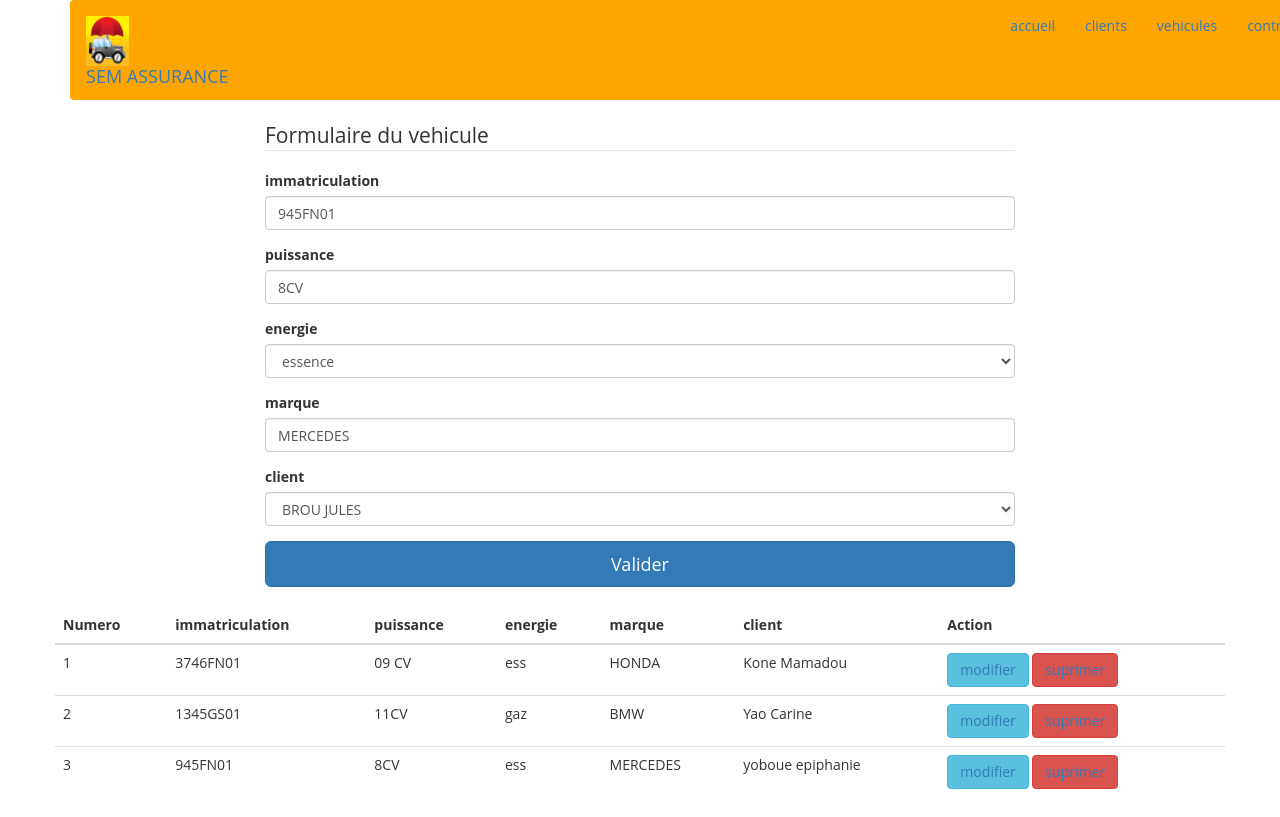
The app's page /vehicules.php?id=3 with its own data.
### tables this page shows
CREATE TABLE `vehicule` (
  `id` int(11) NOT NULL,
  `immatriculation` varchar(100) NOT NULL,
  `puissance` varchar(100) NOT NULL,
  `energie` varchar(100) NOT NULL,
  `marque` varchar(100) NOT NULL,
  `id_client` int(11) NOT NULL
);

CREATE TABLE `clients` (
  `id` int(11) NOT NULL,
  `Nom` varchar(100) NOT NULL,
  `Prenom` varchar(100) NOT NULL,
  `Contact` varchar(100) NOT NULL
);

### vehicules.php (the view, shortened to what this page needs)
<?php include('connection.php');
	if (isset($_GET['id'])){
		$update= "SELECT * FROM vehicule WHERE id=".($_GET['id']);
		$res=mysqli_query($link ,$update);
		$dataU= mysqli_fetch_array($res);
	}
?>
<!DOCTYPE html>
<html lang="">
	<head>
		<link rel="stylesheet" href="css/bootstrap.css" >
		<link rel="stylesheet" href="css/styles.css" >
	</head>
	<body>
		<div class="container">
			<?php include('menu.php');?>
			<div class="row">
				<div class="col-md-2"></div>
				<div class="col-md-8">
					<form action="" method="POST" role="form" enctype="multipart/form-data">
						<legend>Formulaire du vehicule</legend>
						<div class="form-group">
							<label for="">immatriculation</label>
							<input name="immatriculation" type="text" class="form-control" id="" placeholder="immatriculation " value="<?php if(isset($_GET['id'])){ echo $dataU['immatriculation'];} ?>" required>
						</div>
						<div class="form-group">
							<label for="">puissance</label>
							<input value="<?php if(isset($_GET['id'])){ echo $dataU['puissance'];} ?>" name="puissance" type="text" class="form-control" id="" placeholder="puissance">
						</div>
						<div class="form-group">
							<label for="">energie</label>
							<select name="energie" class="form-control" id="" placeholder="energie">
								<option value="ess">
								essence
								</option >
							</select>
						</div>
						<div class="form-group">
							<label for="">marque</label>
							<input value="<?php if(isset($_GET['id'])){ echo $dataU['marque'];} ?>" name="marque" type="text" class="form-control" id="" placeholder="marque">
						</div>
						<div class="form-group">
							<label for="">client</label>
							<select name="client" class="form-control">
					<?php
					$sqlcategorie="SELECT * FROM clients";
					$repcategorie=mysqli_query($link,$sqlcategorie);
					while ($datacat=mysqli_fetch_array($repcategorie)) {
						?>
						<option value="<?php echo $datacat['id'];?>">
						<?php echo $datacat['Nom']." ".$datacat['Prenom'];?>
						</option>
						<?php
					}
					?>
							</select>
						</div>
						<button name="btnValider" type="submit" class="btn btn-primary btn-lg btn-block">Valider</button>
					</form>
				</div>
				<div class="col-md-2"></div>
			</div>
<br>
			<div class="row">
				<table class="table">
					<thead>
						<tr>
							<th>Numero</th>
							<th>immatriculation</th>
							<th>puissance</th>
							<th>energie</th>
							<th>marque</th>
							<th>client</th>
							<th>Action</th>
						</tr>
					</thead>
					<tbody>
						<?php
							$n=1;
							$list=" SELECT
										immatriculation,
										vehicule.id,
										puissance,
										energie,
										marque,
										clients.Nom,
										clients.Prenom
									FROM vehicule
									INNER JOIN clients
									ON clients.id = vehicule.id_client";
							$res= mysqli_query($link,$list);
							while ($data = mysqli_fetch_array($res)){
							 ?>
						<tr>
							<td> <?php echo $n; ?> </td>
							<td><?php echo $data['immatriculation']; ?></td>
							<td><?php echo $data['puissance']; ?></td>
							<td><?php echo $data['energie']; ?></td>
							<td><?php echo $data['marque']; ?></td>
							<td><?php echo $data['Nom']." ".$data['Prenom']; ?></td>
							<td>
								<button type="button" class="btn btn-info"><a href="?id=<?php echo $data['id']; ?>">modifier</a></button>
								<button type="button" class="btn btn-danger"><a href="?sup=<?php echo $data['id']; ?>">suprimer</a></button>
							</td>
						</tr>
						<?php $n++;
						 } ?>
					</tbody>
				</table>
			</div>
		</div>
	</body>
</html>

### css/styles.css (style rules this page uses)
body { background-image: url(../img/grid.jpg); font-family: 'Open Sans',sans-serif; }

### records on screen
vehicule: immatriculation "945FN01", puissance "8CV", marque "MERCEDES", energie "ess", id_client.Nom "yoboue", id_client.Prenom "epiphanie"
vehicule: immatriculation "3746FN01", puissance "09 CV", energie "ess", marque "HONDA", id_client.Nom "Kone", id_client.Prenom "Mamadou"
vehicule: immatriculation "1345GS01", puissance "11CV", energie "gaz", marque "BMW", id_client.Nom "Yao", id_client.Prenom "Carine"

### other values on screen
form field client "BROU JULES"
